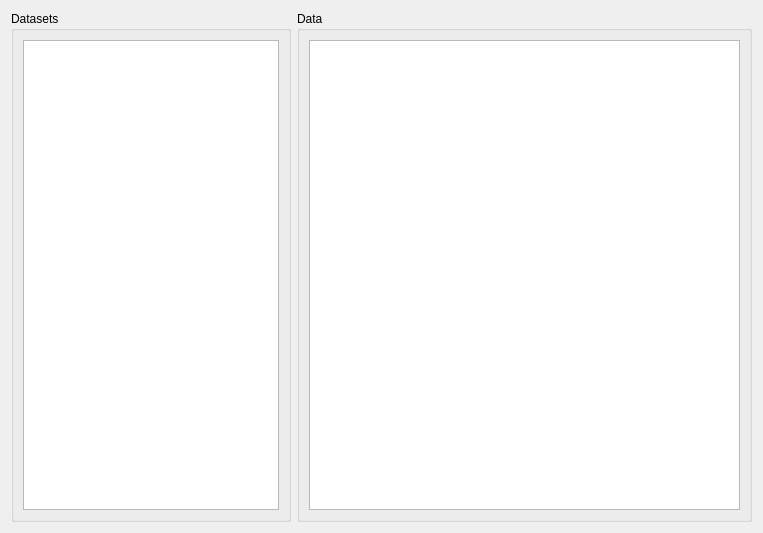
<?xml version="1.0" encoding="UTF-8"?>
<ui version="4.0">
 <class>Dataset</class>
 <widget class="QWidget" name="Dataset">
  <property name="geometry">
   <rect>
    <x>0</x>
    <y>0</y>
    <width>763</width>
    <height>533</height>
   </rect>
  </property>
  <property name="windowTitle">
   <string>Form</string>
  </property>
  <layout class="QHBoxLayout" name="horizontalLayout">
   <item>
    <layout class="QVBoxLayout" name="verticalLayout">
     <item>
      <widget class="QGroupBox" name="groupBox">
       <property name="sizePolicy">
        <sizepolicy hsizetype="Minimum" vsizetype="Preferred">
         <horstretch>0</horstretch>
         <verstretch>0</verstretch>
        </sizepolicy>
       </property>
       <property name="minimumSize">
        <size>
         <width>200</width>
         <height>0</height>
        </size>
       </property>
       <property name="title">
        <string>Datasets</string>
       </property>
       <layout class="QVBoxLayout" name="verticalLayout_3">
        <item>
         <widget class="QTreeView" name="dataset_list">
          <property name="sizePolicy">
           <sizepolicy hsizetype="Expanding" vsizetype="Expanding">
            <horstretch>0</horstretch>
            <verstretch>0</verstretch>
           </sizepolicy>
          </property>
          <property name="minimumSize">
           <size>
            <width>0</width>
            <height>0</height>
           </size>
          </property>
          <property name="baseSize">
           <size>
            <width>0</width>
            <height>0</height>
           </size>
          </property>
          <property name="contextMenuPolicy">
           <enum>Qt::ActionsContextMenu</enum>
          </property>
          <property name="whatsThis">
           <string>&lt;html&gt;&lt;head/&gt;&lt;body&gt;&lt;p&gt;Dataset List&lt;/p&gt;&lt;/body&gt;&lt;/html&gt;</string>
          </property>
         </widget>
        </item>
       </layout>
      </widget>
     </item>
    </layout>
   </item>
   <item>
    <widget class="QGroupBox" name="groupBox_2">
     <property name="sizePolicy">
      <sizepolicy hsizetype="Expanding" vsizetype="Preferred">
       <horstretch>1</horstretch>
       <verstretch>0</verstretch>
      </sizepolicy>
     </property>
     <property name="title">
      <string>Data</string>
     </property>
     <layout class="QVBoxLayout" name="verticalLayout_2">
      <item>
       <widget class="QTableView" name="content_table">
        <property name="sizePolicy">
         <sizepolicy hsizetype="Expanding" vsizetype="Expanding">
          <horstretch>3</horstretch>
          <verstretch>0</verstretch>
         </sizepolicy>
        </property>
        <property name="contextMenuPolicy">
         <enum>Qt::ActionsContextMenu</enum>
        </property>
        <attribute name="horizontalHeaderStretchLastSection">
         <bool>true</bool>
        </attribute>
       </widget>
      </item>
     </layout>
    </widget>
   </item>
  </layout>
  <action name="action_add_dataset">
   <property name="text">
    <string>&amp;Add Dataset</string>
   </property>
  </action>
  <action name="action_remove_dataset">
   <property name="text">
    <string>&amp;Remove Dataset</string>
   </property>
  </action>
  <action name="action_enter_annotation">
   <property name="text">
    <string>&amp;Enter annotation mode</string>
   </property>
  </action>
  <action name="action_replace_image_directory">
   <property name="text">
    <string>&amp;Replace image directory</string>
   </property>
  </action>
 </widget>
 <resources/>
 <connections/>
</ui>
